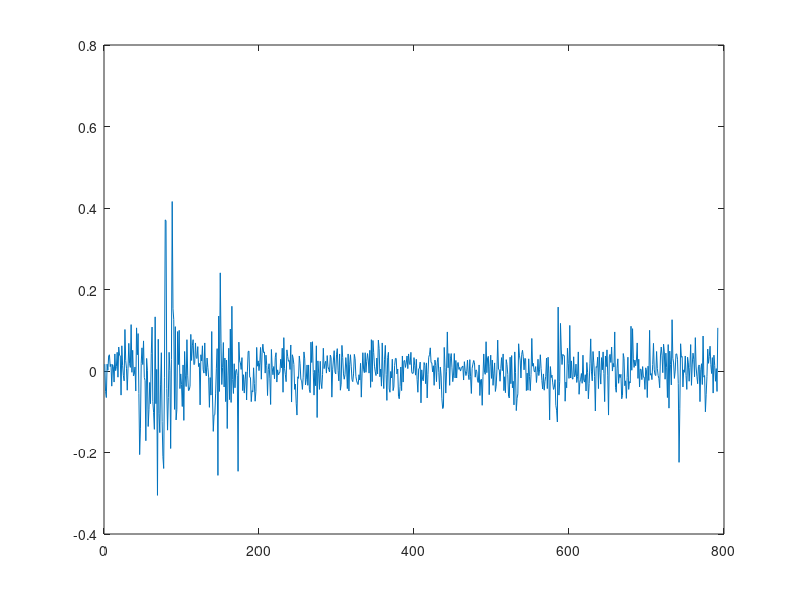

Write MATLAB code to recreate this figure. (Note: this script raises an error after producing the figure.)
%% Task 1
load('sp500.mat'); %load data
returns=sp500_returns-mean(sp500_returns); %mean correct
plot(returns); %plots are nice
figure(2)
autocorr(returns,20); figure(3)
parcorr(returns,20);
[~,pVal]=lbqtest(returns,20);
%% Task 2
num_params=5;
num_obs=length(returns);
loglikelihood = zeros(num_params); % Initialize
pqMatrix = zeros(num_params); %to save number of paramaters
for q=1:num_params
  for p=1:num_params
    try
      model = arima(p,0,q); %model struct
      model.Constant = 0;
      [~,~,logL,~] = estimate(model,returns,'Display','off'); %fits model
      loglikelihood(p,q) = logL; %save in loglik matrix
      pqMatrix(p,q) = 1+p+q; %save number of parameters
    catch
      disp('Warning')
      loglikelihood(p,q)=NaN;
      pqMatrix(p,q)=NaN;
    end
  end
end


[~,bic] = aicbic(reshape(loglikelihood,num_params^2,1),reshape(pqMatrix,num_params^2,1),num_obs);
[~,index]=min(bic);
[pOpt,qOpt]=ind2sub(num_params,index);
%% Task 3
armaOpt=arima(pOpt,0,qOpt);
armaOpt.Constant = 0;
armaEstOpt=estimate(armaOpt,returns,'Display','off'); %osäker op detta
[residuals,condVar]=infer(armaEstOpt,returns); %maybe we shall standardize the residuals?
%
figure(1);clf;
plot(residuals);
figure(2);clf
autocorr(residuals,20);
figure(3);clf
qqplot(residuals);
figure(4); clf
autocorr(residuals.^2)
[~,pValLjung]=lbqtest(residuals,20);
%  to heavy tails? Hetroscedacity (it seems)!, linear dependecies?
%% squared residuals
figure(2);clf;
autocorr(residuals.^2,20);
parcorr(residuals.^2,20);
%we must allow for hetroscacity and whale-tails!
%% Task 4
num_params=10;
num_obs=length(residuals); %Redundant
garch_loglikelihood = zeros(num_params); % Initialize
pqMatrix = zeros(num_params); %to save number of paramaters

for q=1:num_params
  for p=1:num_params
    try
      model = garch(p,q); %model struct
      [~,~,logL,~] = estimate(model,residuals,'Display','off');  %fits model
      garch_loglikelihood(p,q) = logL; %save in loglik matrix
      pqMatrix(p,q) = 1+p+q; %save number of parameters
    catch
      disp('Warning')
      garch_loglikelihood(p,q)=NaN;
      pqMatrix(p,q)=NaN;
    end
  end
end
[~,bic] = aicbic(reshape(garch_loglikelihood,num_params^2,1),reshape(pqMatrix,num_params^2,1),num_obs);
[~,index]=min(bic);
[pOptGarch,qOptGarch]=ind2sub(num_params,index);
%%
garchOpt=garch(pOptGarch,qOptGarch);
garchOptEval=estimate(garchOpt,residuals,'Display','off');
[var,~]=infer(garchOptEval,residuals); %Computes to conditional variance

subplot(1,3,1) %Diagnostics
plot(residuals./(sqrt(var)))
subplot(1,3,2)
qqplot(residuals./(sqrt(var)))
subplot(1,3,3)
autocorr(residuals./(sqrt(var)),20)
%%
clc;
tdist =makedist('tLocationScale','nu',4);
dfMax=100;
logVector=zeros(dfMax,1);
for nu=1:dfMax
  try
    model=garch(pOptGarch,qOptGarch);
    model.Distribution=struct('Name','t','DoF',nu);
    [~,~,logL,~] = estimate(model,residuals,'Display','off');
    logVector(nu)=logL;
  catch
    disp('Warning')
    logVector(nu)=NaN;
  end
end
[~,bic]=aicbic(logVector,1,num_obs);
[~,index]=min(bic);
disp(index); % kolla detta.
%% Diagnostics.
garchOpt=garch(pOptGarch,qOptGarch);
garchOpt.Distribution=struct('Name','t','DoF',7);
garchOptEval=estimate(garchOpt,residuals,'Display','off');
[var,~]=infer(garchOptEval,residuals); %Computes to conditional variance

figure(1)
plot(residuals./(sqrt(var)))
figure(2)
qqplot(residuals./(sqrt(var)),makedist('tLocationScale','nu',7))
figure(3)
autocorr(residuals./(sqrt(var)),20)
%% Uppgift 6
clc;

model = arima(pOpt,0,qOpt); %model struct
model.Constant = 0;
model.Distribution=struct('Name','t','DoF',7);
arimaOpt = estimate(model,returns,'Display','off'); %fits model
[residualsOpt,~]=infer(arimaOpt,returns);

%% Diagnostics
figure(1);
autocorr(residualsOpt,20)
figure(2)
qqplot(residualsOpt/std(residualsOpt),makedist('tLocationScale','nu',7))
%%
garchOpt=garch(pOptGarch,qOptGarch);
garchOpt.Distribution=struct('Name','t','DoF',7);
garchOptEvalOpt=estimate(garchOpt,residualsOpt,'Display','off');
[varOpt,~]=infer(garchOptEvalOpt,residualsOpt); %Computes to conditional variance
figure(1)
plot(residualsOpt./(sqrt(varOpt)))
figure(2)
qqplot(residualsOpt./(sqrt(varOpt)),makedist('tLocationScale','nu',7))
figure(3)
autocorr(residualsOpt./(sqrt(varOpt)),20)

